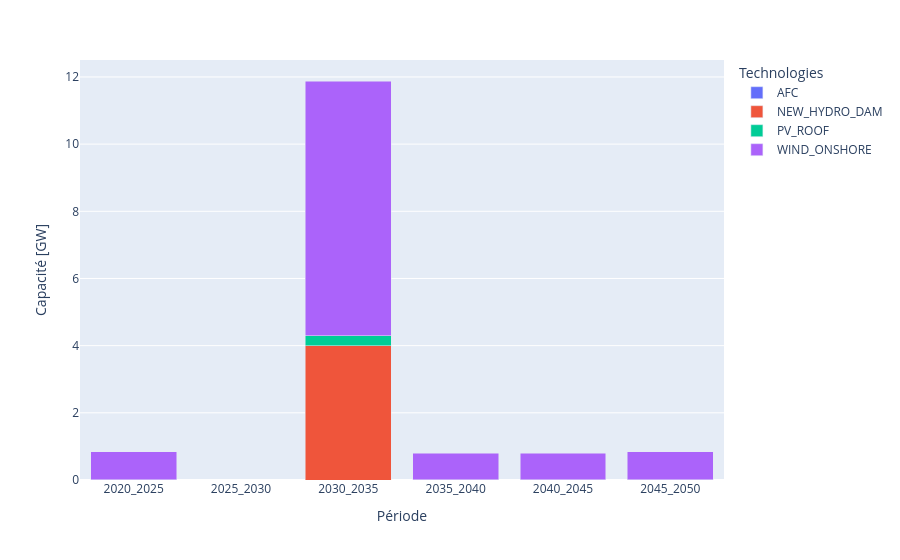

Notebook code for this chart:
### Code cell
plot_new_positive(results_materials, elec_techs_positive)

### Figure 1 — Plotly figure (JSON) as saved in the notebook; plotly's stock layout.template omitted (floating-point values rounded to 4 significant figures)
{"data": [{"hovertemplate": "Technologies=AFC<br>Période=%{x}<br>Capacité=%{y}<extra></extra>", "legendgroup": "AFC", "marker": {"color": "#636efa", "pattern": {"shape": ""}}, "name": "AFC", "orientation": "v", "showlegend": true, "textposition": "auto", "type": "bar", "x": ["2020_2025", "2025_2030", "2030_2035", "2035_2040", "2040_2045", "2045_2050"], "xaxis": "x", "y": [0.0, 0.0, 0.0, 0.000224, 0.01087, 0.0], "yaxis": "y"}, {"hovertemplate": "Technologies=NEW_HYDRO_DAM<br>Période=%{x}<br>Capacité=%{y}<extra></extra>", "legendgroup": "NEW_HYDRO_DAM", "marker": {"color": "#EF553B", "pattern": {"shape": ""}}, "name": "NEW_HYDRO_DAM", "orientation": "v", "showlegend": true, "textposition": "auto", "type": "bar", "x": ["2020_2025", "2025_2030", "2030_2035", "2035_2040", "2040_2045", "2045_2050"], "xaxis": "x", "y": [0.0, 0.0, 4.0, 0.0, 0.0, 0.0], "yaxis": "y"}, {"hovertemplate": "Technologies=PV_ROOF<br>Période=%{x}<br>Capacité=%{y}<extra></extra>", "legendgroup": "PV_ROOF", "marker": {"color": "#00cc96", "pattern": {"shape": ""}}, "name": "PV_ROOF", "orientation": "v", "showlegend": true, "textposition": "auto", "type": "bar", "x": ["2020_2025", "2025_2030", "2030_2035", "2035_2040", "2040_2045", "2045_2050"], "xaxis": "x", "y": [0.00236, 0.0, 0.2929, 0.00236, 0.00236, 0.00236], "yaxis": "y"}, {"hovertemplate": "Technologies=WIND_ONSHORE<br>Période=%{x}<br>Capacité=%{y}<extra></extra>", "legendgroup": "WIND_ONSHORE", "marker": {"color": "#ab63fa", "pattern": {"shape": ""}}, "name": "WIND_ONSHORE", "orientation": "v", "showlegend": true, "textposition": "auto", "type": "bar", "x": ["2020_2025", "2025_2030", "2030_2035", "2035_2040", "2040_2045", "2045_2050"], "xaxis": "x", "y": [0.8352, 0.0, 7.586, 0.7892, 0.7892, 0.8352], "yaxis": "y"}], "layout": {"barmode": "stack", "legend": {"title": {"text": "Technologies"}, "tracegroupgap": 0}, "margin": {"t": 60}, "xaxis": {"anchor": "y", "domain": [0, 1], "title": {"text": "Période"}}, "yaxis": {"anchor": "x", "domain": [0, 1], "title": {"text": "Capacité [GW]"}}}}
